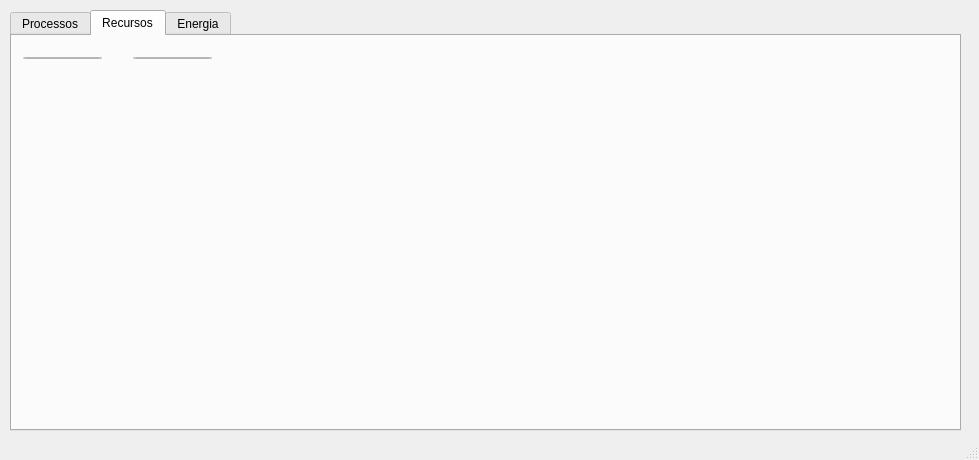
<?xml version="1.0" encoding="UTF-8"?>
<ui version="4.0">
 <class>MainWindow</class>
 <widget class="QMainWindow" name="MainWindow">
  <property name="geometry">
   <rect>
    <x>0</x>
    <y>0</y>
    <width>979</width>
    <height>460</height>
   </rect>
  </property>
  <property name="windowTitle">
   <string>Gerenciador de Tarefas v0.1</string>
  </property>
  <widget class="QWidget" name="centralWidget">
   <widget class="QTabWidget" name="tabWidget">
    <property name="geometry">
     <rect>
      <x>10</x>
      <y>10</y>
      <width>951</width>
      <height>421</height>
     </rect>
    </property>
    <property name="currentIndex">
     <number>1</number>
    </property>
    <widget class="QWidget" name="tab">
     <attribute name="title">
      <string>Processos</string>
     </attribute>
    </widget>
    <widget class="QWidget" name="tab_2">
     <attribute name="title">
      <string>Recursos</string>
     </attribute>
     <widget class="QWidget" name="horizontalLayoutWidget_3">
      <property name="geometry">
       <rect>
        <x>0</x>
        <y>10</y>
        <width>101</width>
        <height>24</height>
       </rect>
      </property>
      <layout class="QHBoxLayout" name="horizontalLayout_3">
       <item>
        <widget class="QPushButton" name="pushButton_3">
         <property name="text">
          <string>Iniciar</string>
         </property>
        </widget>
       </item>
      </layout>
     </widget>
     <widget class="QWidget" name="horizontalLayoutWidget_4">
      <property name="geometry">
       <rect>
        <x>110</x>
        <y>10</y>
        <width>101</width>
        <height>24</height>
       </rect>
      </property>
      <layout class="QHBoxLayout" name="horizontalLayout_4">
       <item>
        <widget class="QPushButton" name="pushButton_4">
         <property name="text">
          <string>Parar</string>
         </property>
        </widget>
       </item>
      </layout>
     </widget>
     <widget class="QCustomPlot" name="widget" native="true">
      <property name="geometry">
       <rect>
        <x>10</x>
        <y>50</y>
        <width>921</width>
        <height>141</height>
       </rect>
      </property>
     </widget>
     <widget class="QCustomPlot" name="widget_2" native="true">
      <property name="geometry">
       <rect>
        <x>10</x>
        <y>200</y>
        <width>921</width>
        <height>181</height>
       </rect>
      </property>
     </widget>
    </widget>
    <widget class="QWidget" name="tab_3">
     <attribute name="title">
      <string>Energia</string>
     </attribute>
     <widget class="QCustomPlot" name="plotCarga" native="true">
      <property name="geometry">
       <rect>
        <x>10</x>
        <y>30</y>
        <width>451</width>
        <height>331</height>
       </rect>
      </property>
     </widget>
     <widget class="QCustomPlot" name="plotDescarga" native="true">
      <property name="geometry">
       <rect>
        <x>500</x>
        <y>30</y>
        <width>431</width>
        <height>331</height>
       </rect>
      </property>
     </widget>
     <widget class="QWidget" name="horizontalLayoutWidget">
      <property name="geometry">
       <rect>
        <x>20</x>
        <y>0</y>
        <width>111</width>
        <height>24</height>
       </rect>
      </property>
      <layout class="QHBoxLayout" name="horizontalLayout">
       <item>
        <widget class="QPushButton" name="pushButton">
         <property name="text">
          <string>Iniciar</string>
         </property>
        </widget>
       </item>
      </layout>
     </widget>
     <widget class="QWidget" name="horizontalLayoutWidget_2">
      <property name="geometry">
       <rect>
        <x>150</x>
        <y>0</y>
        <width>111</width>
        <height>24</height>
       </rect>
      </property>
      <layout class="QHBoxLayout" name="horizontalLayout_2">
       <item>
        <widget class="QPushButton" name="pushButton_2">
         <property name="text">
          <string>Parar</string>
         </property>
        </widget>
       </item>
      </layout>
     </widget>
    </widget>
   </widget>
  </widget>
  <widget class="QStatusBar" name="statusBar"/>
 </widget>
 <layoutdefault spacing="6" margin="11"/>
 <customwidgets>
  <customwidget>
   <class>QCustomPlot</class>
   <extends>QWidget</extends>
   <header location="global">qcustomplot.h</header>
   <container>1</container>
  </customwidget>
 </customwidgets>
 <resources/>
 <connections/>
</ui>
